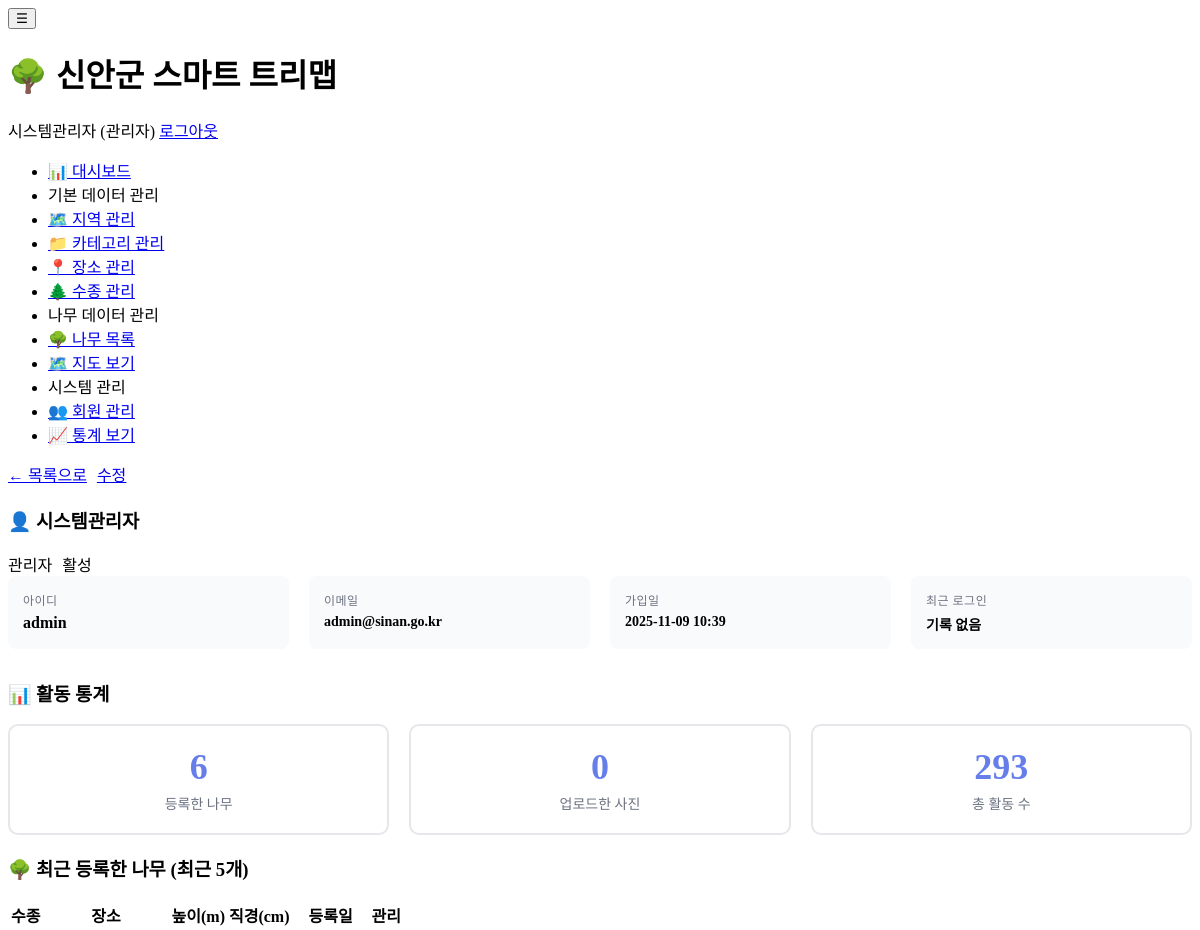
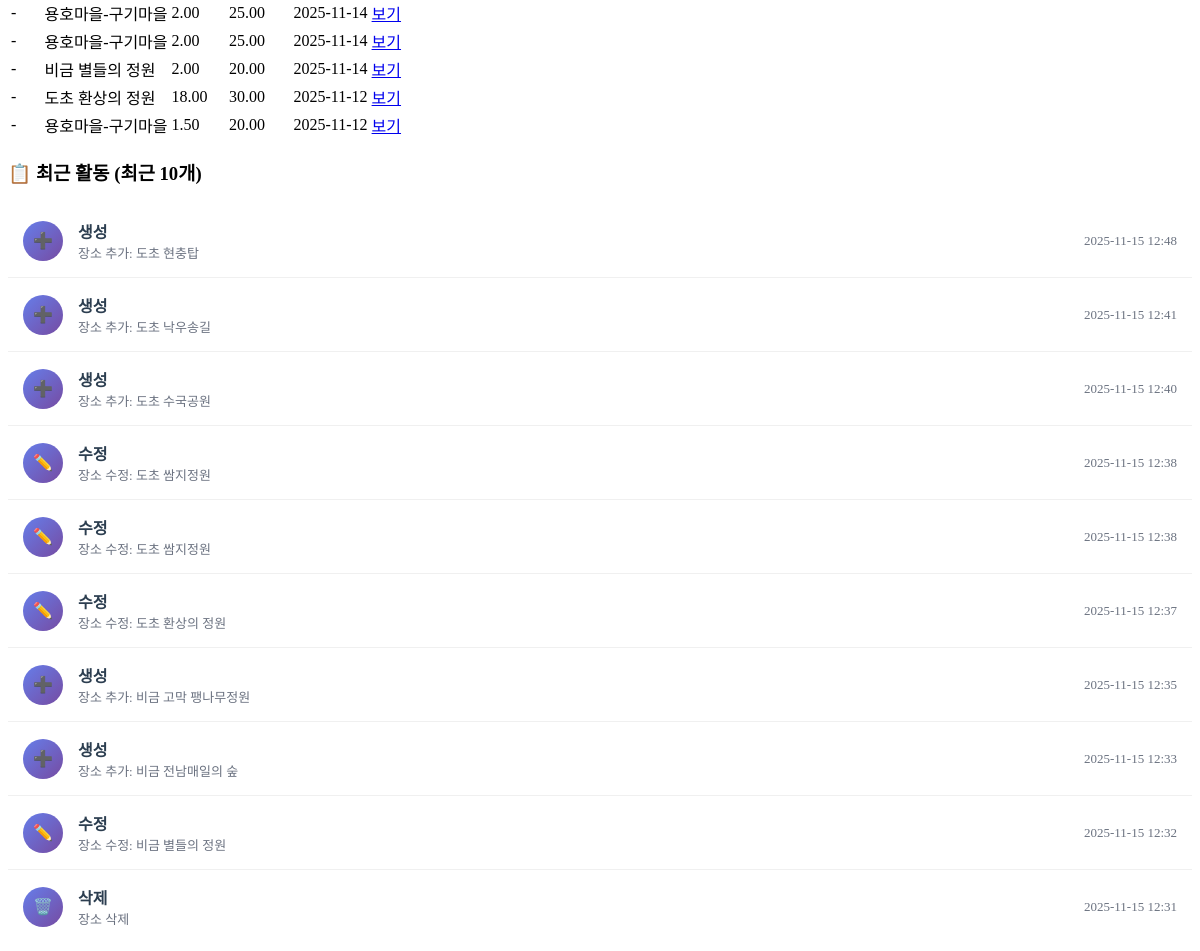
Page /admin/users/view.php?id=1 (signed in) on the committed database (2 pictures, top to bottom).
### tables this page shows
CREATE TABLE users (
    user_id INT PRIMARY KEY AUTO_INCREMENT,
    username VARCHAR(50) UNIQUE NOT NULL,
    email VARCHAR(100) UNIQUE NOT NULL,
    password VARCHAR(255) NOT NULL,
    role ENUM('admin', 'manager', 'field_worker') DEFAULT 'field_worker',
    name VARCHAR(50),
    phone VARCHAR(20),
    created_at TIMESTAMP DEFAULT CURRENT_TIMESTAMP,
    last_login TIMESTAMP NULL,
    status ENUM('active', 'inactive') DEFAULT 'active',
    INDEX idx_username (username),
    INDEX idx_email (email),
    INDEX idx_status (status)
);

CREATE TABLE trees (
    tree_id INT PRIMARY KEY AUTO_INCREMENT,
    region_id INT,
    category_id INT,
    location_id INT,
    species_id INT,
    tree_number VARCHAR(50) COMMENT '나무 번호',
    planting_date DATE COMMENT '식재일',
    height DECIMAL(5, 2) COMMENT '높이(m)',
    diameter DECIMAL(5, 2) COMMENT '직경(cm)',
    health_status ENUM('excellent', 'good', 'fair', 'poor', 'dead') DEFAULT 'good' COMMENT '건강상태',
    latitude DECIMAL(10, 8),
    longitude DECIMAL(11, 8),
    notes TEXT COMMENT '비고',
    created_by INT,
    created_at TIMESTAMP DEFAULT CURRENT_TIMESTAMP,
    updated_at TIMESTAMP DEFAULT CURRENT_TIMESTAMP ON UPDATE CURRENT_TIMESTAMP,
    FOREIGN KEY (region_id) REFERENCES regions(region_id) ON DELETE CASCADE,
    FOREIGN KEY (category_id) REFERENCES categories(category_id) ON DELETE CASCADE,
    FOREIGN KEY (location_id) REFERENCES locations(location_id) ON DELETE CASCADE,
    FOREIGN KEY (species_id) REFERENCES tree_species_master(species_id) ON DELETE CASCADE,
    FOREIGN KEY (created_by) REFERENCES users(user_id) ON DELETE SET NULL,
    INDEX idx_tree_number (tree_number),
    INDEX idx_coordinates (latitude, longitude),
    INDEX idx_health_status (health_status)
);

CREATE TABLE locations (
    location_id INT PRIMARY KEY AUTO_INCREMENT,
    region_id INT,
    category_id INT,
    location_name VARCHAR(200) NOT NULL,
    address TEXT,
    latitude DECIMAL(10, 8),
    longitude DECIMAL(11, 8),
    area DECIMAL(10, 2) COMMENT '넓이(㎡) - 공원, 생활숲 등',
    length DECIMAL(10, 2) COMMENT '길이(m) - 가로수 등',
    width DECIMAL(10, 2) COMMENT '폭(m) - 가로수 도로폭 등',
    establishment_year INT COMMENT '조성년도',
    management_agency VARCHAR(200) COMMENT '관리기관',
    video_url VARCHAR(500) COMMENT '동영상 주소 (유튜브, 네이버TV 등)',
    description TEXT,
    created_at TIMESTAMP DEFAULT CURRENT_TIMESTAMP,
    updated_at TIMESTAMP DEFAULT CURRENT_TIMESTAMP ON UPDATE CURRENT_TIMESTAMP,
    FOREIGN KEY (region_id) REFERENCES regions(region_id) ON DELETE CASCADE,
    FOREIGN KEY (category_id) REFERENCES categories(category_id) ON DELETE CASCADE,
    INDEX idx_location_name (location_name),
    INDEX idx_coordinates (latitude, longitude)
);

CREATE TABLE activity_logs (
    log_id INT PRIMARY KEY AUTO_INCREMENT,
    user_id INT,
    action VARCHAR(100),
    target_type VARCHAR(50),
    target_id INT,
    details TEXT,
    ip_address VARCHAR(45),
    created_at TIMESTAMP DEFAULT CURRENT_TIMESTAMP,
    FOREIGN KEY (user_id) REFERENCES users(user_id) ON DELETE SET NULL,
    INDEX idx_user_id (user_id),
    INDEX idx_action (action),
    INDEX idx_created_at (created_at)
);

### admin/users/view.php (the view, shortened to what this page needs)
<?php
$database = new Database();
$db = $database->getConnection();
$user_id = isset($_GET['id']) ? (int)$_GET['id'] : 0;
$query = "SELECT * FROM users WHERE user_id = :user_id";
$stmt = $db->prepare($query);
$stmt->bindParam(':user_id', $user_id);
$stmt->execute();
$user = $stmt->fetch();
$stats = [];
$treeQuery = "SELECT COUNT(*) as count FROM trees WHERE created_by = :user_id";
$treeStmt = $db->prepare($treeQuery);
$treeStmt->bindParam(':user_id', $user_id);
$treeStmt->execute();
$stats['trees'] = $treeStmt->fetch()['count'];
$photoQuery = "SELECT COUNT(*) as count FROM tree_photos WHERE uploaded_by = :user_id";
$photoStmt = $db->prepare($photoQuery);
$photoStmt->bindParam(':user_id', $user_id);
$photoStmt->execute();
$stats['photos'] = $photoStmt->fetch()['count'];
$logQuery = "SELECT COUNT(*) as count FROM activity_logs WHERE user_id = :user_id";
$logStmt = $db->prepare($logQuery);
$logStmt->bindParam(':user_id', $user_id);
$logStmt->execute();
$stats['logs'] = $logStmt->fetch()['count'];
$recentLogQuery = "SELECT al.*,
                   CASE
                       WHEN al.action = 'login' THEN '로그인'
                       WHEN al.action = 'logout' THEN '로그아웃'
                       WHEN al.action = 'create' THEN '생성'
                       WHEN al.action = 'update' THEN '수정'
                       WHEN al.action = 'delete' THEN '삭제'
                       ELSE al.action
                   END as action_name
                   FROM activity_logs al
                   WHERE al.user_id = :user_id
                   ORDER BY al.created_at DESC
                   LIMIT 10";
$recentLogStmt = $db->prepare($recentLogQuery);
$recentLogStmt->bindParam(':user_id', $user_id);
$recentLogStmt->execute();
$recent_logs = $recentLogStmt->fetchAll();
$recentTreeQuery = "SELECT t.*, s.korean_name as species_name, l.location_name
                    FROM trees t
                    LEFT JOIN tree_species_master s ON t.species_id = s.species_id
                    LEFT JOIN locations l ON t.location_id = l.location_id
                    WHERE t.created_by = :user_id
                    ORDER BY t.created_at DESC
                    LIMIT 5";
$recentTreeStmt = $db->prepare($recentTreeQuery);
$recentTreeStmt->bindParam(':user_id', $user_id);
$recentTreeStmt->execute();
$recent_trees = $recentTreeStmt->fetchAll();
$role_labels = [
    'admin' => '관리자',
    'manager' => '매니저',
    'field_worker' => '현장직원'
];
$status_labels = [
    'active' => '활성',
    'inactive' => '비활성'
];
include '../../includes/header.php';
?>
<div style="display: flex; gap: 10px; margin-bottom: 20px;">
    <a href="list.php" class="btn btn-secondary">← 목록으로</a>
    <a href="edit.php?id=<?php echo $user_id; ?>" class="btn btn-primary">수정</a>
</div>
<div class="card">
    <div class="card-header">
        <h3 class="card-title">👤 <?php echo htmlspecialchars($user['name'] ?: $user['username']); ?></h3>
        <div style="display: flex; gap: 10px;">
            <span class="badge badge-info"><?php echo $role_labels[$user['role']]; ?></span>
            <span class="badge <?php echo $user['status'] === 'active' ? 'badge-success' : 'badge-danger'; ?>">
                <?php echo $status_labels[$user['status']]; ?>
            </span>
        </div>
    </div>
    <div class="card-body">
        <div class="info-grid">
            <div class="info-item">
                <div class="info-label">아이디</div>
                <div class="info-value" style="font-size: 16px;">
                    <?php echo htmlspecialchars($user['username']); ?>
                </div>
            </div>
            <div class="info-item">
                <div class="info-label">이메일</div>
                <div class="info-value" style="font-size: 14px;">
                    <?php echo htmlspecialchars($user['email']); ?>
                </div>
            </div>
            <div class="info-item">
                <div class="info-label">가입일</div>
                <div class="info-value" style="font-size: 14px;">
                    <?php echo date('Y-m-d H:i', strtotime($user['created_at'])); ?>
                </div>
            </div>
            <div class="info-item">
                <div class="info-label">최근 로그인</div>
                <div class="info-value" style="font-size: 14px;">
                    <?php echo $user['last_login'] ? date('Y-m-d H:i', strtotime($user['last_login'])) : '기록 없음'; ?>
                </div>
            </div>
        </div>
    </div>
</div>
<div class="card">
    <div class="card-header">
        <h3 class="card-title">📊 활동 통계</h3>
    </div>
    <div class="card-body">
        <div style="display: grid; grid-template-columns: repeat(auto-fit, minmax(200px, 1fr)); gap: 20px;">
            <div class="stat-box">
                <div class="stat-number"><?php echo number_format($stats['trees']); ?></div>
                <div class="stat-label">등록한 나무</div>
            </div>
            <div class="stat-box">
                <div class="stat-number"><?php echo number_format($stats['photos']); ?></div>
                <div class="stat-label">업로드한 사진</div>
            </div>
            <div class="stat-box">
                <div class="stat-number"><?php echo number_format($stats['logs']); ?></div>
                <div class="stat-label">총 활동 수</div>
            </div>
        </div>
    </div>
</div>
<?php if (count($recent_trees) > 0): ?>
    <div class="card">
        <div class="card-header">
            <h3 class="card-title">🌳 최근 등록한 나무 (최근 5개)</h3>
        </div>
        <div class="card-body">
            <div class="table-responsive">
                <table>
                    <thead>
                        <tr>
                            <th>수종</th>
                            <th>장소</th>
                            <th>높이(m)</th>
                            <th>직경(cm)</th>
                            <th>등록일</th>
                            <th>관리</th>
                        </tr>
                    </thead>
                    <tbody>
                        <?php foreach ($recent_trees as $tree): ?>
                            <tr>
                                <td><?php echo htmlspecialchars($tree['species_name'] ?: '-'); ?></td>
                                <td><?php echo htmlspecialchars($tree['location_name'] ?: '-'); ?></td>
                                <td><?php echo $tree['height'] ? number_format($tree['height'], 2) : '-'; ?></td>
                                <td><?php echo $tree['diameter'] ? number_format($tree['diameter'], 2) : '-'; ?></td>
                                <td><?php echo date('Y-m-d', strtotime($tree['created_at'])); ?></td>
                                <td>
                                    <a href="<?php echo BASE_URL; ?>/admin/trees/view.php?id=<?php echo $tree['tree_id']; ?>"
                                       class="btn btn-sm btn-success">보기</a>
                                </td>
                            </tr>
                        <?php endforeach; ?>
                    </tbody>
                </table>
            </div>
        </div>
    </div>
<?php endif; ?>
<?php if (count($recent_logs) > 0): ?>
    <div class="card">
        <div class="card-header">
            <h3 class="card-title">📋 최근 활동 (최근 10개)</h3>
        </div>
        <div class="card-body">
            <?php foreach ($recent_logs as $log): ?>
                <div class="activity-item">
                    <div style="display: flex; align-items: center; flex: 1;">
                        <div class="activity-icon">
                            <?php
                            $icons = [
                                'login' => '🔓',
                                'logout' => '🔒',
                                'create' => '➕',
                                'update' => '✏️',
                                'delete' => '🗑️'
                            ];
                            echo $icons[$log['action']] ?? '📝';
                            ?>
                        </div>
                        <div>
                            <div style="font-weight: 600; color: #2c3e50;">
                                <?php echo htmlspecialchars($log['action_name']); ?>
                            </div>
                            <div style="font-size: 13px; color: #6b7280;">
                                <?php echo htmlspecialchars($log['details']); ?>
                            </div>
                        </div>
                    </div>
                    <div style="text-align: right; color: #6b7280; font-size: 13px;">
                        <?php echo date('Y-m-d H:i', strtotime($log['created_at'])); ?>
                    </div>
                </div>
            <?php endforeach; ?>
        </div>
    </div>
<?php endif; ?>
<?php include '../../includes/footer.php'; ?>

### admin/users/view.php (style rules this page uses)
.info-grid { display: grid; grid-template-columns: repeat(auto-fit, minmax(250px, 1fr)); gap: 20px; margin-bottom: 30px; }
.info-item { background: #f9fafb; padding: 15px; border-radius: 8px; border-left: 4px solid var(--primary-color); }
.info-label { font-size: 12px; color: #6b7280; text-transform: uppercase; letter-spacing: 0.5px; margin-bottom: 5px; }
.info-value { font-size: 18px; font-weight: 600; color: var(--dark-color); }
.stat-box { background: white; border: 2px solid #e5e7eb; border-radius: 10px; padding: 20px; text-align: center; transition: all 0.3s; }
.stat-number { font-size: 36px; font-weight: 700; color: #667eea; margin-bottom: 5px; }
.stat-label { font-size: 14px; color: #6b7280; }
.activity-item { padding: 15px; border-bottom: 1px solid #f0f0f0; display: flex; justify-content: space-between; align-items: center; }
.activity-item:last-child { border-bottom: none; }
.activity-icon { width: 40px; height: 40px; border-radius: 50%; background: linear-gradient(135deg, #667eea 0%, #764ba2 100%); color: white; display: flex; align-items: center; justify-content: center; font-weight: 600; margin-right: 15px; }

### rows in the picture
users: name "시스템관리자", role "관리자", status "활성", username "admin", email "admin@sinan.go.kr", created_at "2025-11-09 10:39"
trees: species_name "-", location.location_name "용호마을-구기마을", height "2.00", diameter "25.00", created_at "2025-11-14"
trees: species_name "-", location.location_name "용호마을-구기마을", height "2.00", diameter "25.00", created_at "2025-11-14"
trees: species_name "-", location.location_name "비금 별들의 정원", height "2.00", diameter "20.00", created_at "2025-11-14"
trees: species_name "-", location.location_name "도초 환상의 정원", height "18.00", diameter "30.00", created_at "2025-11-12"
trees: species_name "-", location.location_name "용호마을-구기마을", height "1.50", diameter "20.00", created_at "2025-11-12"
activity_logs: action "➕", action_name "생성", details "장소 추가: 도초 현충탑", created_at "2025-11-15 12:48"
activity_logs: action "➕", action_name "생성", details "장소 추가: 도초 낙우송길", created_at "2025-11-15 12:41"
activity_logs: action "➕", action_name "생성", details "장소 추가: 도초 수국공원", created_at "2025-11-15 12:40"
activity_logs: action "✏️", action_name "수정", details "장소 수정: 도초 쌈지정원", created_at "2025-11-15 12:38"
activity_logs: action "✏️", action_name "수정", details "장소 수정: 도초 쌈지정원", created_at "2025-11-15 12:38"
activity_logs: action "✏️", action_name "수정", details "장소 수정: 도초 환상의 정원", created_at "2025-11-15 12:37"
activity_logs: action "➕", action_name "생성", details "장소 추가: 비금 고막 팽나무정원", created_at "2025-11-15 12:35"
activity_logs: action "➕", action_name "생성", details "장소 추가: 비금 전남매일의 숲", created_at "2025-11-15 12:33"
activity_logs: action "✏️", action_name "수정", details "장소 수정: 비금 별들의 정원", created_at "2025-11-15 12:32"
activity_logs: action "🗑️", action_name "삭제", details "장소 삭제", created_at "2025-11-15 12:31"

### other values in the picture
SITE_NAME "신안군 스마트 트리맵"
$_SESSION['name'] "시스템관리자"
$stats['trees'] "6"
$stats['photos'] "0"
$stats['logs'] "293"
